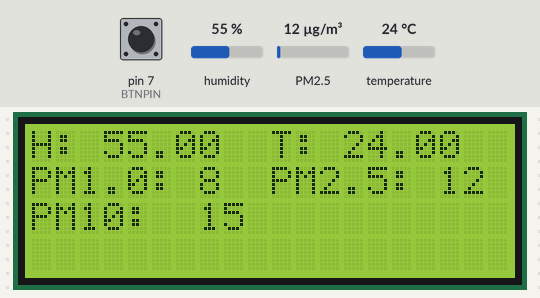
The program below on a simulated Arduino Uno, built with avr-gcc and run on an emulated ATmega328P. Shown: 20×4 character LCD. The test bench sets the inputs (shaded band); at power-on: pin 7 (BTNPIN) HIGH, PM2.5 12 µg/m³, humidity 55 %, temperature 24 °C.

Above: at 1.2 s.
1.3 s: pin 7 (BTNPIN) pulled LOW for 0.15 s
At 1.9 s:
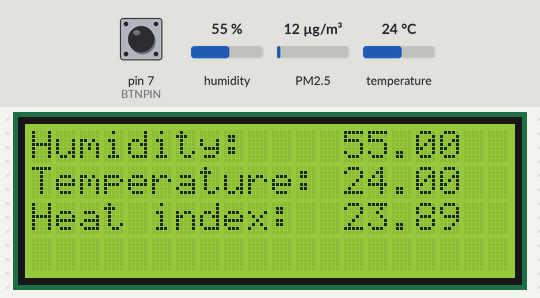
2.9 s: pin 7 (BTNPIN) pulled LOW for 1 s
At 3.9 s:
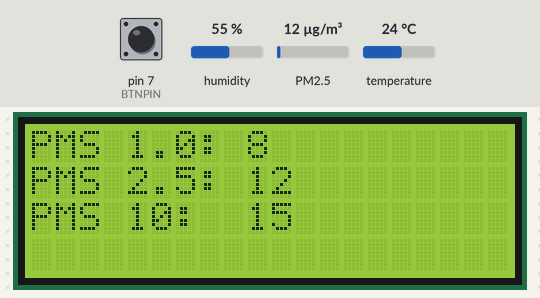
5.4 s: PM2.5 set to 6 µg/m³
At 7.1 s:
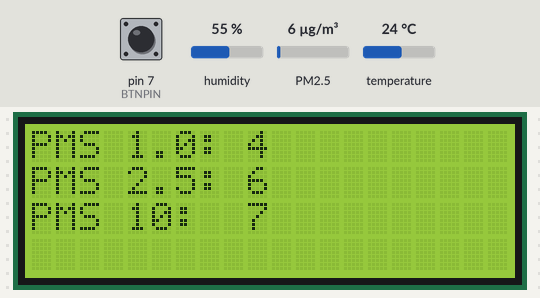
7.5 s: PM2.5 set to 75 µg/m³
At 9.0 s:
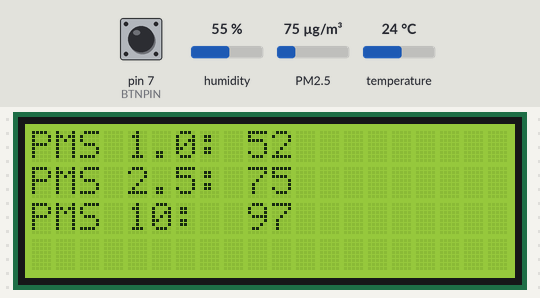
9.6 s: PM2.5 set to 150 µg/m³
At 11.2 s:
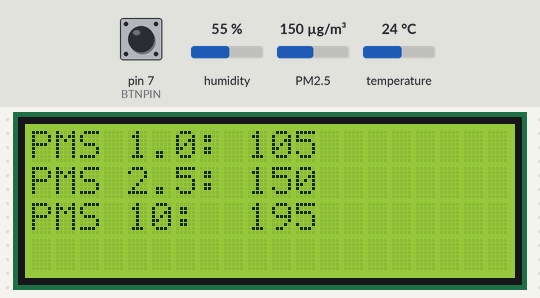
Timing chart, 0 to 12.7 s (numbered marks = the images above; inputs shaded):
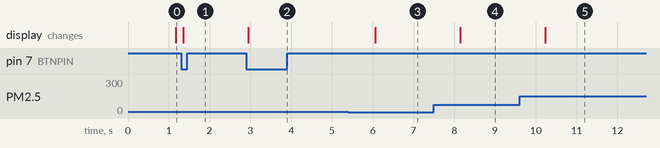

Measured:
- after the input at 1.3 s, the display: changes after 0.06 s (image 1)
- after the input at 2.9 s, the display: changes at once (image 2)
- after the input at 5.4 s, the display: changes after 0.67 s (image 3)
- after the input at 7.5 s, the display: changes after 0.64 s (image 4)
- after the input at 9.6 s, the display: changes after 0.63 s (image 5)

The program:

main.cpp
```cpp
#include <Arduino.h>
#include <DHT.h>
#include <LiquidCrystal_I2C.h>
#include <PMS.h>
#include <SoftwareSerial.h>
#include <Wire.h>

#define DHTPIN 5       // DHT 센서 핀 번호
#define DHTTYPE DHT22  // DHT 센서 종류

#define MODENUM 3  // 화면 출력 모드 개수
#define BTNPIN 7   // 푸시버튼 핀 번호

SoftwareSerial pmsSerial(
    2, 3);  // PMS 센서 통신에 사용할 소프트웨어 시리얼 설정 (RX, TX)

PMS pms(pmsSerial);  // PMS 설정 (시리얼 객체)
PMS::DATA pms_data;  // PMS 센서의 데이터를 저장하는 변수 선언

DHT dht(DHTPIN, DHTTYPE);  // DHT 설정 (핀 번호, 종류)

LiquidCrystal_I2C lcd(0x27, 20, 4);  // LCD 설정 (주소값, 가로, 세로)

float hmd, tmp, hix;        // DHT22 센서 데이터를 저장하는 변수
unsigned long nxtTime = 0;  // 다음 작동 시간을 저장하는 변수

int mode = 0;  // 모드 변경을 위한 변수 선언

// 센서 데이터를 읽는 함수
void readData() {
  // DHT22 데이터 읽기
  hmd = dht.readHumidity();                     // 습도 측정
  tmp = dht.readTemperature();                  // 온도 측정
  hix = dht.computeHeatIndex(tmp, hmd, false);  // 체감온도 계산

  // PMS 센서 데이터 읽기
  pms.read(pms_data);
}

// 시리얼 모니터에 데이터 출력하는 함수
void debugData() {
  Serial.print("현재 모드: ");
  Serial.println(mode);
  Serial.print("Humidity: ");
  Serial.println(hmd);
  Serial.print("Temperature: ");
  Serial.println(tmp);
  Serial.print("Heat index: ");
  Serial.println(hix);
  Serial.print("PMS1.0: ");
  Serial.println(pms_data.PM_AE_UG_1_0);
  Serial.print("PMS2.5: ");
  Serial.println(pms_data.PM_AE_UG_2_5);
  Serial.print("PMS10: ");
  Serial.println(pms_data.PM_AE_UG_10_0);
}

// LCD 화면에 출력하는 함수
void showData() {
  switch (mode) {
    case 0:                 // 모드1 (모든 센서값 간단하게 출력)
      lcd.setCursor(0, 0);  // 출력 시작 위치 (가로, 세로)
      lcd.print("H: ");     // 출력 내용
      lcd.setCursor(3, 0);
      lcd.print(hmd);
      lcd.setCursor(10, 0);
      lcd.print("T: ");
      lcd.setCursor(13, 0);
      lcd.print(tmp);
      lcd.setCursor(0, 1);
      lcd.print("PM1.0:");
      lcd.setCursor(7, 1);
      lcd.print(pms_data.PM_AE_UG_1_0);
      lcd.print("   ");  // 2자리수 출력 후 1자리수 출력 시 남는 잔상 제거
      lcd.setCursor(10, 1);
      lcd.print("PM2.5:");
      lcd.setCursor(17, 1);
      lcd.print(pms_data.PM_AE_UG_2_5);
      lcd.print("   ");
      lcd.setCursor(0, 2);
      lcd.print("PM10:");
      lcd.setCursor(7, 2);
      lcd.print(pms_data.PM_AE_UG_10_0);
      lcd.print("   ");
      break;

    case 1:  // 모드2 (DHT 센서 - 온도, 습도, 체감온도 출력)
      lcd.setCursor(0, 0);
      lcd.print("Humidity: ");
      lcd.setCursor(13, 0);
      lcd.print(hmd);
      lcd.setCursor(0, 1);
      lcd.print("Temperature: ");
      lcd.setCursor(13, 1);
      lcd.print(tmp);
      lcd.setCursor(0, 2);
      lcd.print("Heat index: ");
      lcd.setCursor(13, 2);
      lcd.print(hix);
      break;

    case 2:  // 모드3 (PMS 센서 - 미세먼지 농도 출력)
      lcd.setCursor(0, 0);
      lcd.print("PMS 1.0:");
      lcd.setCursor(9, 0);
      lcd.print(pms_data.PM_AE_UG_1_0);
      lcd.print("   ");
      lcd.setCursor(0, 1);
      lcd.print("PMS 2.5:");
      lcd.setCursor(9, 1);
      lcd.print(pms_data.PM_AE_UG_2_5);
      lcd.print("   ");
      lcd.setCursor(0, 2);
      lcd.print("PMS 10:");
      lcd.setCursor(9, 2);
      lcd.print(pms_data.PM_AE_UG_10_0);
      lcd.print("   ");
      break;

    default:
      break;
  }
}

// 푸시버튼 입력을 감지하는 함수 (모드 변경하는 함수)
void readButton() {
  if (digitalRead(BTNPIN) == LOW) {
    mode = (mode + 1) % MODENUM;  // 모드 변경 (0부터 MODENUM-1까지)

    // 모드 변경될 때마다 LCD 화면 초기화
    lcd.clear();  // LCD 화면 전체 지우기
    showData();  // 빈 LCD 화면이 나오지 않게 데이터 바로 출력하기

    delay(50);  // 플로팅 현상 방지를 위해 50ms 딜레이
    while (true) {
      if (digitalRead(BTNPIN) == HIGH) {
        delay(50);  // 플로팅 현상 방지를 위해 50ms 딜레이
        break;
      }
    }
  }
}

void setup() {
  Serial.begin(9600);     // 시리얼 모니터 출력용
  pmsSerial.begin(9600);  // PMS 센서 통신용
  dht.begin();            // DHT 센서
  lcd.init();             // LCD 초기화
  lcd.backlight();        // LCD 백라이트 켜기

  pinMode(BTNPIN, INPUT_PULLUP);  // 푸시버튼 핀 설정 (풀업 입력)
}

void loop() {
  readData();  // 센서 데이터 읽기

  if (nxtTime <= millis()) {  // 다음 실행 시간이 현재 시간보다 과거인 경우
    showData();               // LCD 디스플레이에 데이터 보여줌
    nxtTime = millis() + 1000;  // 다음 실행 시간을 현재 시간에서 1초 뒤로 설정
  }

  readButton();  // 버튼 신호 감지
}
```
